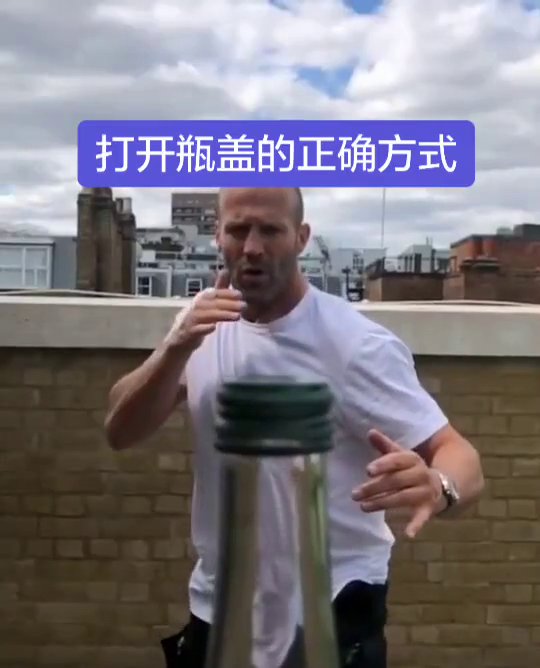
#> input picture frame 37 of Opencv_study/images/jiesen.mp4, 540 x 668 px
$ python demo13_2.py
#> lines starting #> are read from the running program, lines starting #| are printed output that depends on the picture; after the words box and inside, x2 and y2 are one past the last pixel; in counts of white or black regions, pixels touching at a corner belong together
# -*- coding:utf8 -*-
# @author = WMaker

'''
13.2物体跟踪
现在我们知道怎样将一幅图像从 BGR 转换到 HSV 了，我们可以利用这
一点来提取带有某个特定颜色的物体。在 HSV 颜色空间中要比在 BGR 空间
中更容易表示一个特定颜色。在我们的程序中，我们要提取的是一个蓝色的物
体。下面就是就是我们要做的几步：
• 从视频中获取每一帧图像
• 将图像转换到 HSV 空间
• 设置 HSV 阈值到蓝色范围。
• 获取蓝色物体，当然我们还可以做其他任何我们想做的事，比如：在蓝色
物体周围画一个圈。


利用cv2.inRange函数设阈值，去除背景部分
  mask = cv2.inRange(hsv, lower, upper #lower20===>0,upper200==>0,
函数很简单，参数有三个
第一个参数：hsv指的是原图

第二个参数：lower指的是图像中低于这个lower的值，图像值变为0

第三个参数：upper指的是图像中高于这个upper的值，图像值变为0

而在lower～upper之间的值变成255

'''


import cv2
import numpy as np
cap=cv2.VideoCapture('../images/jiesen.mp4')
while(1):
    # 获取每一帧
    ret,frame=cap.read()
#> frame is the input picture: shape (668, 540, 3); mean B, G, R 126, 118, 123.4
    # 转换到 HSV
    hsv=cv2.cvtColor(frame,cv2.COLOR_BGR2HSV)
#> hsv: shape (668, 540, 3); mean H, S, V 73.3, 63.5, 138.4
    # 设定紫色的阈值
    # 可以把图片转换为HSV图之后，获取该指定像素点的bgr值,再转成数组
    # 相当于对转成HSV之后的图构建掩模
    lower=np.array([60,60,150])
    upper=np.array([170,170,240])
    # 根据阈值构建掩模
    mask=cv2.inRange(hsv,lower,upper)
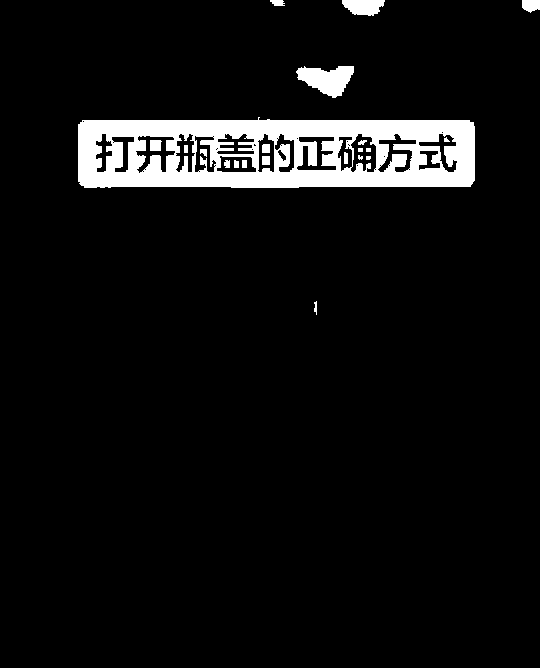
#> mask: shape (668, 540); 6.3% white; 21 white regions (3 under 20 px), largest, box (x1, y1, x2, y2) and area: (78, 117, 475, 188) 20234, (296, 66, 354, 98) 1153, (342, 0, 385, 16) 521

    # 对原图像和掩模进行位运算
    res=cv2.bitwise_and(frame,frame,mask=mask)
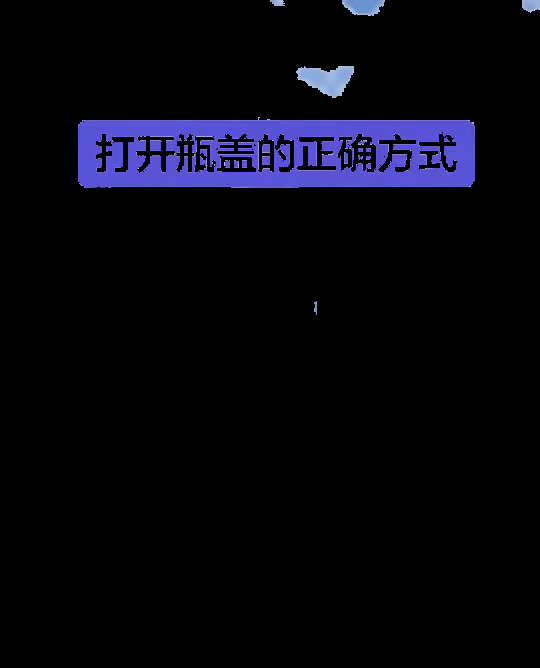
#> res: shape (668, 540, 3); mean B, G, R 13.5, 5.9, 6.1
    # 显示图像
    cv2.imshow('frame',frame)
    cv2.imshow('mask',mask)
    cv2.imshow('res',res)

    #k=cv2.waitKey(5)&0xFF
    k=cv2.waitKey(10)&0xFF
#> (key Esc is pressed here)
    print(k)
    if k==27:
        break

# 关闭窗口
cv2.destroyAllWindows()


#----------------------------------------------
image = cv2.imread('../images/jiesen.jpg')
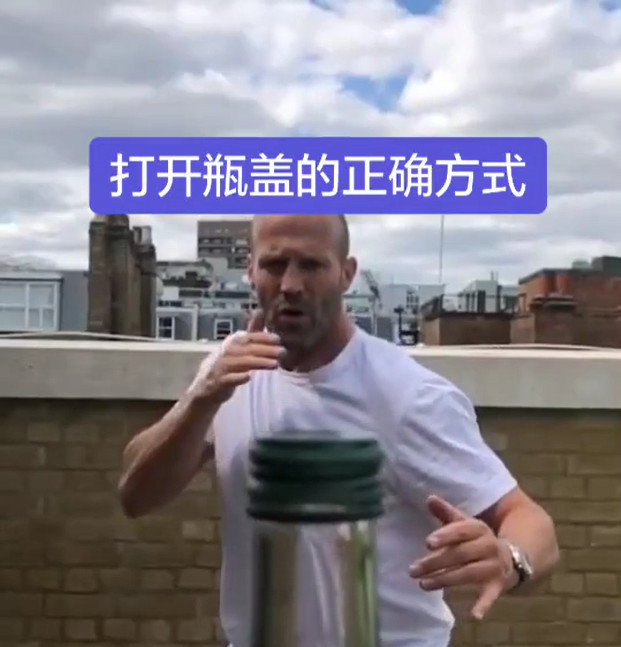
#> input picture Opencv_study/images/jiesen.jpg, 621 x 647 px
#> image is the input picture: shape (647, 621, 3); mean B, G, R 140.8, 129.6, 134.2
# 转换到 HSV
hsv = cv2.cvtColor(image, cv2.COLOR_BGR2HSV)
#> hsv: shape (647, 621, 3); mean H, S, V 78.3, 56.7, 151.5
# 设定紫色的阈值
# 可以把图片转换为HSV图之后，获取该指定像素点的bgr值,再转成数组
# 相当于对转成HSV之后的图构建掩模
lower = np.array([110, 100, 200])
upper = np.array([170, 170, 240])
# 根据阈值构建掩模
mask = cv2.inRange(hsv, lower, upper)
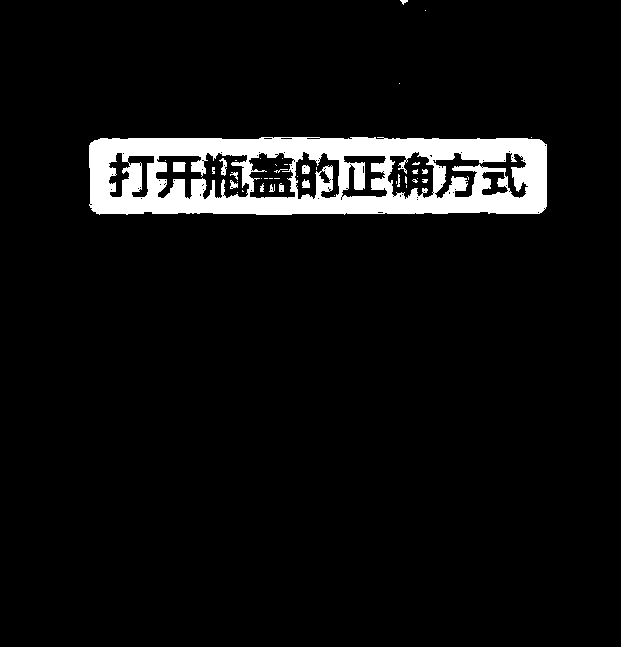
#> mask: shape (647, 621); 6.2% white; 43 white regions (29 under 20 px), largest, box (x1, y1, x2, y2) and area: (89, 137, 547, 215) 23995, (173, 162, 186, 172) 121, (219, 158, 227, 176) 72

# 对原图像和掩模进行位运算
res = cv2.bitwise_and(image, image, mask=mask)
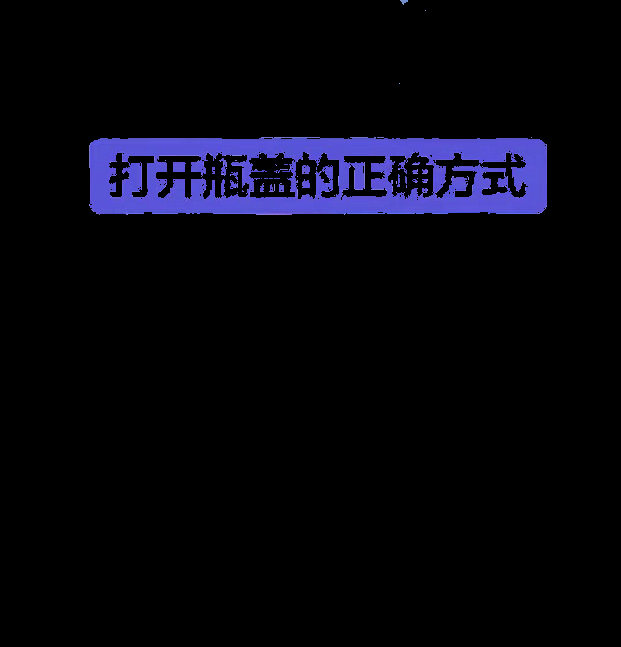
#> res: shape (647, 621, 3); mean B, G, R 13.3, 5.3, 5.6
# 显示图像
cv2.imshow('image', image)
cv2.imshow('mask', mask)
cv2.imshow('res', res)

cv2.waitKey(0)
cv2.destroyAllWindows()

$ run again, starting later in the video
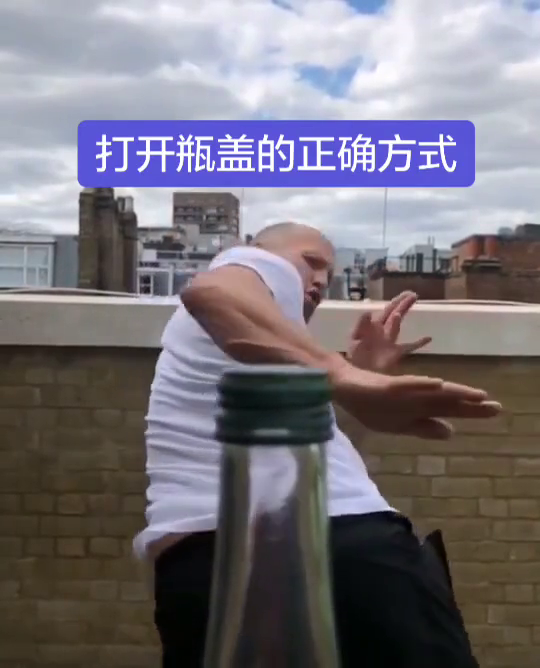
#> input picture frame 170 of Opencv_study/images/jiesen.mp4, 540 x 668 px
#> frame is the input picture: shape (668, 540, 3); mean B, G, R 122.7, 114.3, 119.1
#> `mask=cv2.inRange(hsv,lower,upper)`:
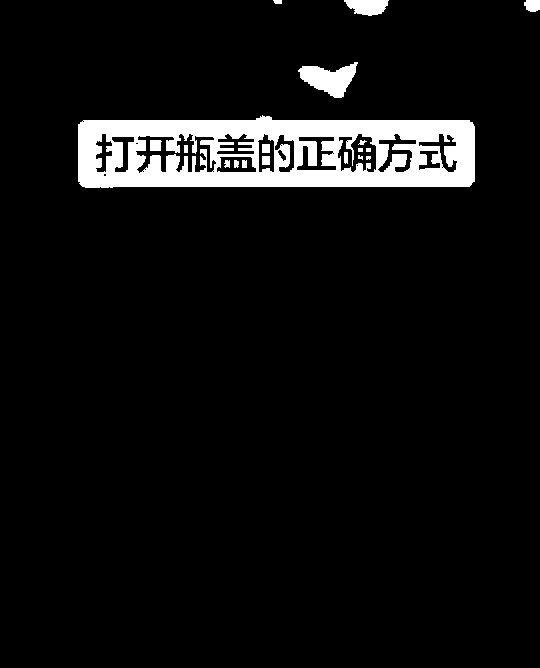
#> mask: shape (668, 540); 6.3% white; 18 white regions (2 under 20 px), largest, box (x1, y1, x2, y2) and area: (78, 115, 475, 188) 20317, (298, 62, 358, 98) 1198, (344, 0, 389, 16) 528
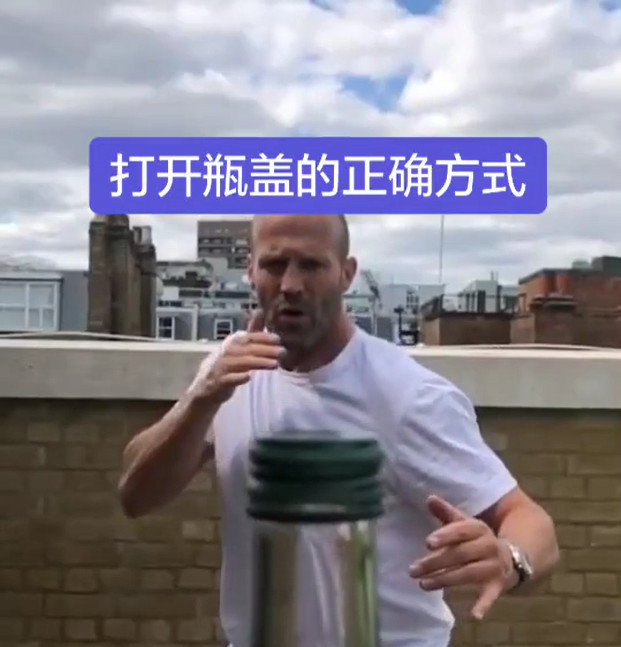
#> input picture Opencv_study/images/jiesen.jpg, 621 x 647 px
#> image is the input picture: shape (647, 621, 3); mean B, G, R 140.8, 129.6, 134.2

$ run again, starting later in the video
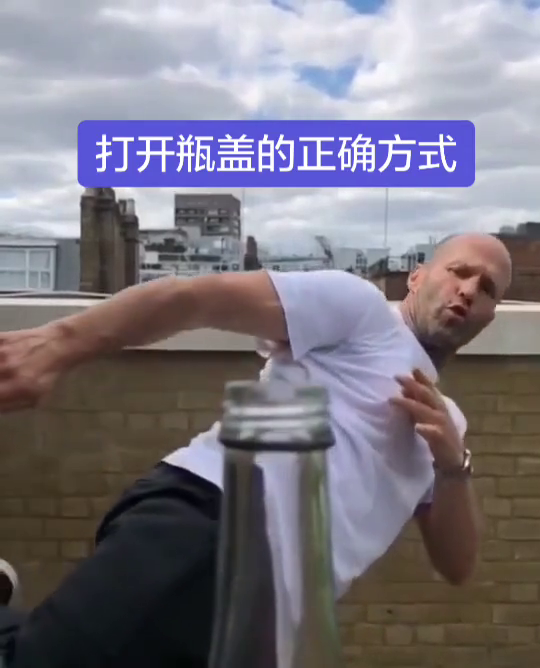
#> input picture frame 303 of Opencv_study/images/jiesen.mp4, 540 x 668 px
#> frame is the input picture: shape (668, 540, 3); mean B, G, R 128.4, 118.3, 123.2
#> `mask=cv2.inRange(hsv,lower,upper)`:
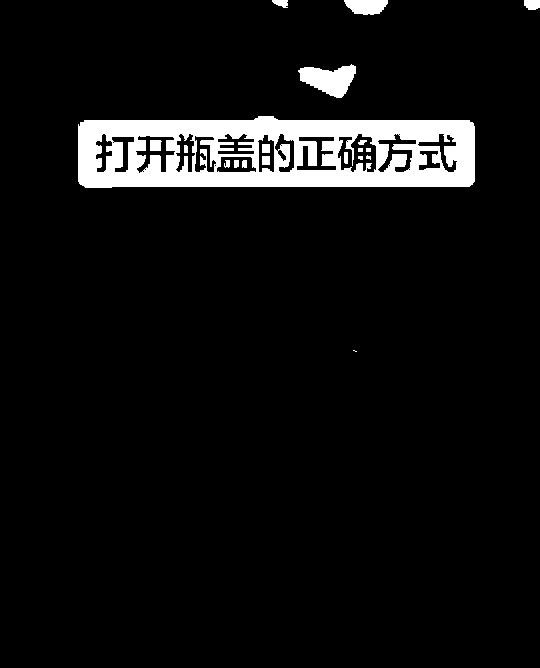
#> mask: shape (668, 540); 6.3% white; 19 white regions (3 under 20 px), largest, box (x1, y1, x2, y2) and area: (78, 116, 475, 188) 20354, (298, 64, 356, 98) 1199, (344, 0, 388, 15) 518
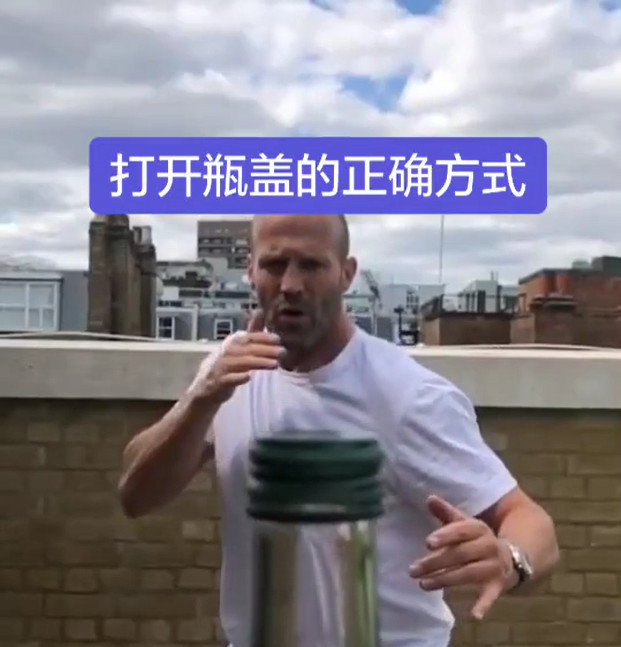
#> input picture Opencv_study/images/jiesen.jpg, 621 x 647 px
#> image is the input picture: shape (647, 621, 3); mean B, G, R 140.8, 129.6, 134.2
